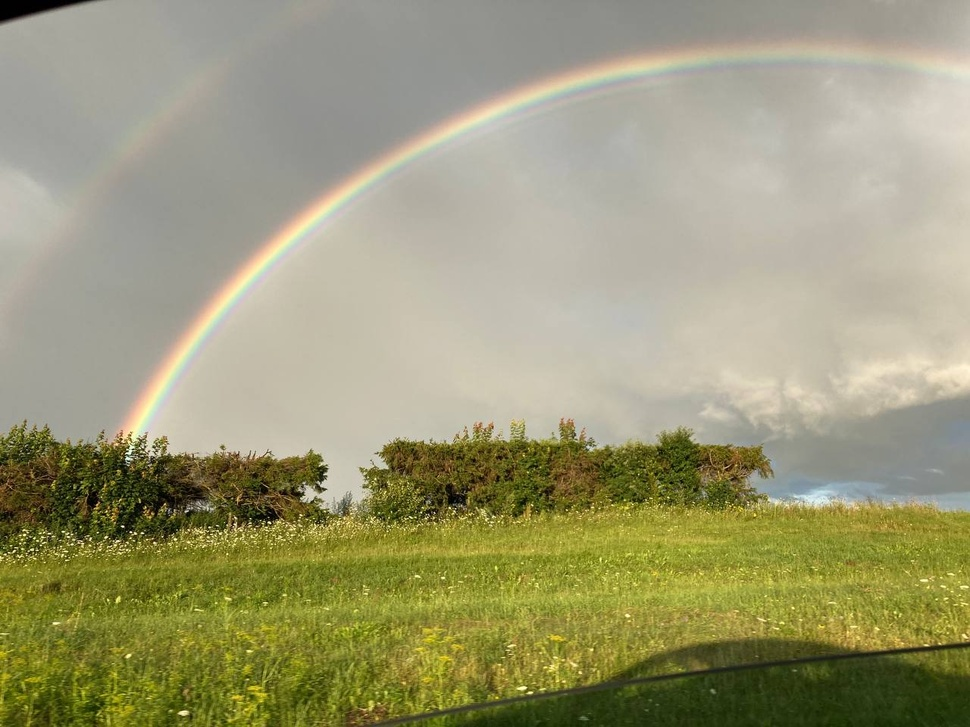
#> input picture problem1/example.jpg, 970 x 727 px, shrunk from 1280 x 960 before the run
$ python img_compression.py example.jpg
#> lines starting #> are read from the running program, lines starting #| are printed output that depends on the picture
import argparse
import warnings
import cv2
import numpy
from scipy import fft
from astropy.io import fits
from matplotlib import pyplot as plt

start = 1
step = 1
end = 5 + step

parser = argparse.ArgumentParser()
parser.add_argument("input", action="store", help="input file name")
parser.add_argument("--fits", action="store_true", help="use key --fits if input is FITS-file")
args = parser.parse_args()
if args.fits:
    img_fits = fits.open(args.input)
    img = numpy.array([_.data for _ in img_fits])
    img1 = numpy.ndarray(shape=(img.shape[1], img.shape[2], img.shape[0]), dtype=img.dtype)
    for i in range(img.shape[0]):
        img1[:, :, i] = img[i, :, :]
    img = img1
else:
    img = cv2.imread(args.input)
#> img is the input picture: shape (727, 970, 3); mean B, G, R 117.5, 153.5, 155.9
fourier_img = [fft.fft2(img[:, :, i]) for i in range(img.shape[2])]
#> fourier_img = 3 items
qualities = []
sigmas = []
for p in range(start, end, step):
    compressed_img = []
    ql = []
    for i in range(len(fourier_img)):
        f_img = fourier_img[i]
        q = numpy.percentile(numpy.abs(f_img), 100 - p)
        c_img = numpy.where(numpy.abs(f_img) > q, f_img, 0)
        compressed_img.append(numpy.abs(fft.ifft2(c_img)))
        with warnings.catch_warnings():
            warnings.simplefilter("ignore")
            ql.append(numpy.sum(numpy.where(img[:, :, i] > 0, (img[:, :, i] - compressed_img[i]) ** 2 / img[:, :, i], 0)))
    qualities.append(numpy.mean(ql))
    sigmas.append(numpy.std(ql))
    if args.fits:
        prim_hdu = fits.PrimaryHDU(data=compressed_img[0])
        hdu = [fits.ImageHDU(data=compressed_img[_]) for _ in range(1, len(compressed_img))]
        hdu_list = [prim_hdu] + hdu
        fits.HDUList(hdu_list).writeto(f"res{p}.fits", overwrite=True)
    else:
        c_res = numpy.array(compressed_img)
        c_res1 = numpy.ndarray(shape=(c_res.shape[1], c_res.shape[2], c_res.shape[0]), dtype=c_res.dtype)
        for i in range(c_res.shape[0]):
            c_res1[:, :, i] = c_res[i, :, :]
        c_res = c_res1
        cv2.imwrite(f"res{p}.bmp", c_res)
#> this loop made 5 passes
#> pass 1, `cv2.imwrite(f"res{p}.bmp", c_res)`:
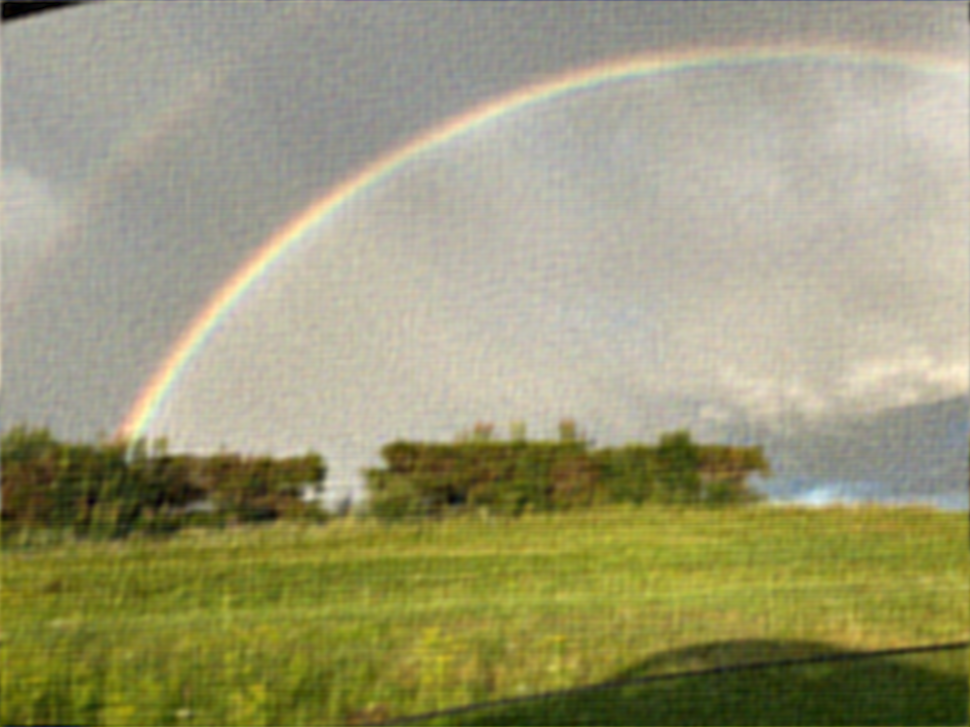
#> saved as res1.bmp: shape (727, 970, 3); mean B, G, R 117.5, 153.5, 155.9
#> after the loop, qualities = [2669938.5, 2189051.3, 1917360.8, 1711973, 1552942.8]; sigmas = [1268487.5, 1101066.5, 989103.5, 905667.1, 832026.9]
plt.xlabel("Proportion of saved coefficients, %")
plt.ylabel("Quality")
plt.errorbar(range(start, end, step), qualities, yerr=sigmas, fmt="o")
fig = plt.gcf()
fig.set_size_inches(12, 5.5)
fig.savefig("result.png", dpi=250)
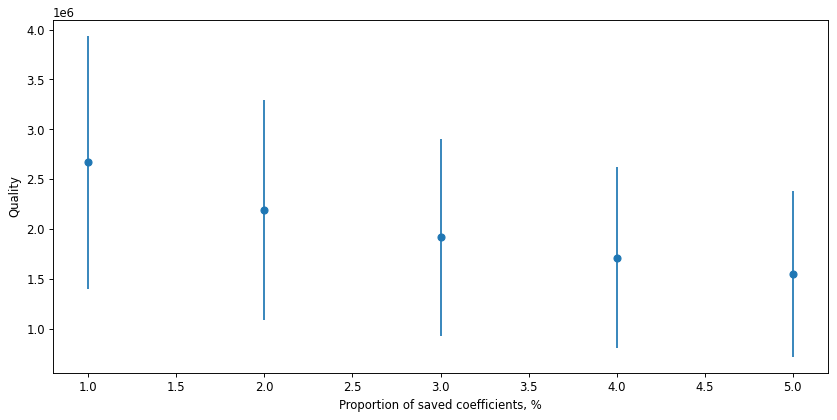
#> figure drawn by matplotlib, 1 panel
plt.show()
